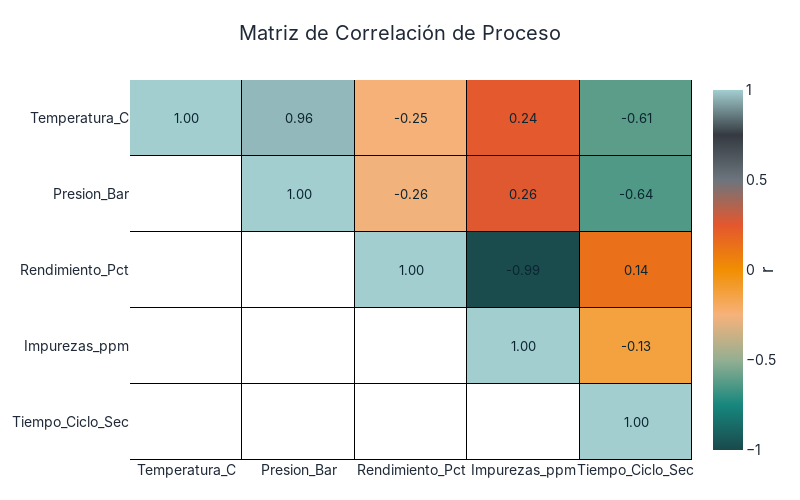

Notebook code for this chart:
### Code cell
cols_num = ["Temperatura_C", "Presion_Bar", "Rendimiento_Pct", "Impurezas_ppm", "Tiempo_Ciclo_Sec"]

fig_corr = plot_corr_triangle(
    df=df,
    value_cols=cols_num,
    title="Matriz de Correlación de Proceso",
    width=800, 
    height=500
)
fig_corr.show()
s3.save_plotly_html(fig_corr, "corr.html")

### Figure 1 — Plotly figure (JSON) as saved in the notebook; plotly's stock layout.template omitted (floating-point values rounded to 4 significant figures)
{"data": [{"colorscale": [[0, "#FFFFFF"], [1, "#FFFFFF"]], "hoverinfo": "skip", "showscale": false, "type": "heatmap", "x": ["Temperatura_C", "Presion_Bar", "Rendimiento_Pct", "Impurezas_ppm", "Tiempo_Ciclo_Sec"], "xgap": 1, "y": ["Temperatura_C", "Presion_Bar", "Rendimiento_Pct", "Impurezas_ppm", "Tiempo_Ciclo_Sec"], "ygap": 1, "z": [[null, null, null, null, null], [0, null, null, null, null], [0, 0, null, null, null], [0, 0, 0, null, null], [0, 0, 0, 0, null]], "zmax": 1, "zmin": 0}, {"colorbar": {"title": {"side": "right", "text": "r"}}, "colorscale": [[0, "#1A494C"], [0.125, "#17877D"], [0.25, "#94AF92"], [0.375, "#F6B27A"], [0.5, "#F18F01"], [0.625, "#E4572E"], [0.75, "#6C757D"], [0.875, "#343A40"], [1, "#A3CED0"]], "hovertemplate": "x=%{x}<br>y=%{y}<br>r=%{z:.3f}<extra></extra>", "text": [["1.00", "0.96", "-0.25", "0.24", "-0.61"], ["", "1.00", "-0.26", "0.26", "-0.64"], ["", "", "1.00", "-0.99", "0.14"], ["", "", "", "1.00", "-0.13"], ["", "", "", "", "1.00"]], "textfont": {"color": "#0b2530", "size": 13}, "texttemplate": "%{text}", "type": "heatmap", "x": ["Temperatura_C", "Presion_Bar", "Rendimiento_Pct", "Impurezas_ppm", "Tiempo_Ciclo_Sec"], "xgap": 1, "y": ["Temperatura_C", "Presion_Bar", "Rendimiento_Pct", "Impurezas_ppm", "Tiempo_Ciclo_Sec"], "ygap": 1, "z": [[1, 0.9635, -0.2463, 0.2428, -0.6146], [null, 1, -0.2607, 0.2578, -0.6385], [null, null, 1, -0.989, 0.137], [null, null, null, 1, -0.1312], [null, null, null, null, 1]], "zmax": 1, "zmin": -1}], "layout": {"font": {"color": "#1F2937", "family": "Inter, Arial, sans-serif", "size": 14}, "height": 500, "margin": {"b": 40, "l": 60, "r": 80, "t": 80}, "paper_bgcolor": "#FFFFFF", "plot_bgcolor": "#000000", "title": {"text": "Matriz de Correlación de Proceso", "x": 0.5, "xanchor": "center"}, "width": 800, "xaxis": {"showgrid": false, "tickangle": 0}, "yaxis": {"autorange": "reversed", "showgrid": false}}}
